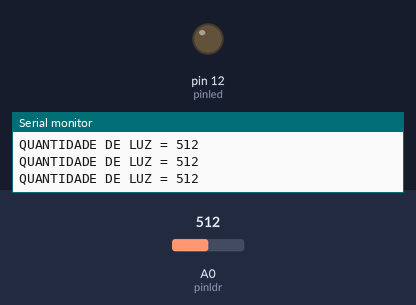
The sketch below on a simulated Arduino Uno, built with avr-gcc and run on an emulated ATmega328P. Parts: output pins drawn as LEDs (lit = HIGH), the last lines printed to the serial monitor. The test bench sets the inputs (shaded band); at power-on: A0 (pinldr) = 512.

Above: at 1.2 s.
1.3 s: A0 (pinldr) set to 164
2.8 s: A0 (pinldr) set to 139
At 3.1 s:
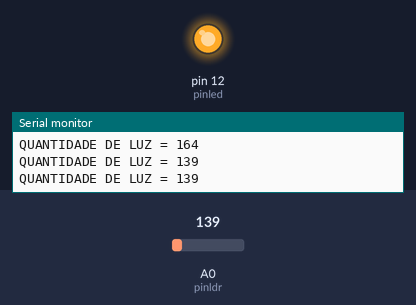
4.3 s: A0 (pinldr) set to 160
At 5.6 s:
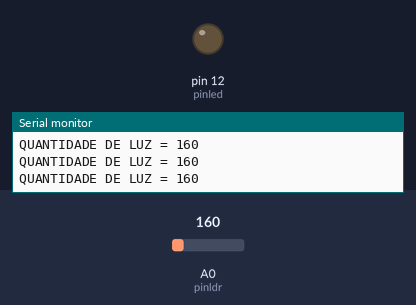
5.9 s: A0 (pinldr) set to 140
At 7.0 s:
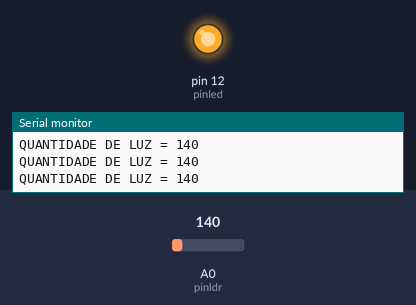
Timing chart, 0 to 8.5 s (numbered marks = the images above; inputs shaded):
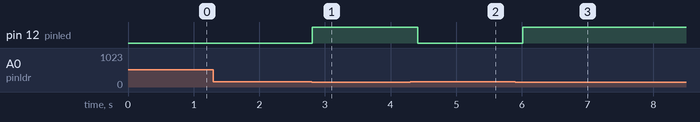

The sketch:

teste_ldr1.ino
```cpp
//Teste com LDR

const int pinled = 12; //Define o led no pino digital 12
const int pinldr = A0; //Define o ldr no pino analogico A0
int luz = 0;//Cria a variavel luz

void setup()
{

  Serial.begin(9600);//Inicia o monitor serial
  pinMode(pinldr, INPUT); //Definir o ldr como entrada
  pinMode(pinled, OUTPUT); //Definir led como saída

}

void loop()
{

  luz=analogRead(pinldr);//Lê o valor do sensor ldr e armazena na variável luz
  Serial.print("QUANTIDADE DE LUZ = ");//Imprime na serial a mensagem Quantidade de Luz
  Serial.println(luz);//Imprime na serial os dados de luz
  delay(200);

  if (analogRead(pinldr) < 150) { //Se ldr for menor que 150 então
    digitalWrite(pinled, HIGH); //Ligar led
  }
  else { //Senão
    digitalWrite(pinled, LOW); //Desligar Led
  }
}
```

Measured:
- the behaviour switches between 150 and 149 on A0 (pinldr) (found by bisection; images 0 and 1)
- after the input at 2.8 s, pin 12 (pinled): LOW → HIGH at once
- after the input at 4.3 s, pin 12 (pinled): HIGH → LOW after 0.11 s
- after the input at 5.9 s, pin 12 (pinled): LOW → HIGH after 0.12 s
